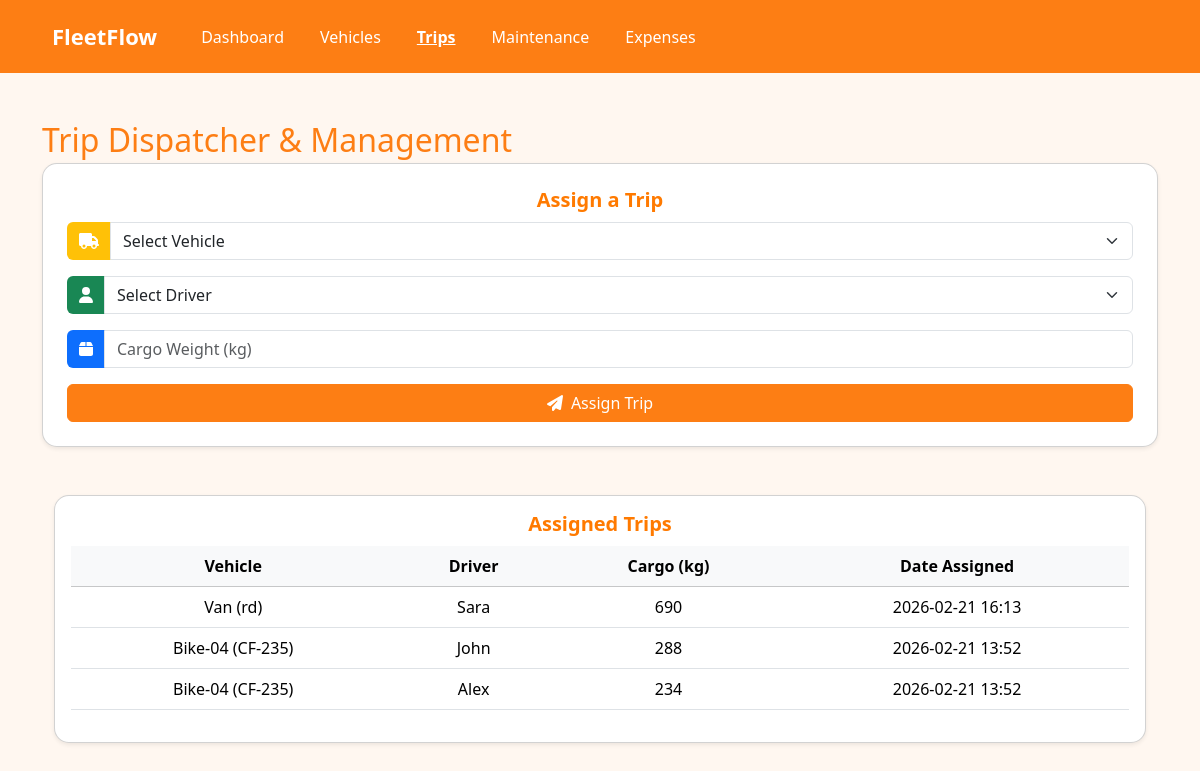
Page /trips on the committed database.
### main/models.py (models this page shows, shortened)
class Trip(db.Model):
    id = db.Column(db.Integer, primary_key=True)
    vehicle_id = db.Column(db.Integer, db.ForeignKey("vehicle.id"), nullable=False)
    driver = db.Column(db.String(50), nullable=False)
    cargo_weight = db.Column(db.Integer, nullable=False)
    status = db.Column(db.String(20), default="Draft")
    created_at = db.Column(db.DateTime, default=datetime.utcnow)

class Vehicle(db.Model):
    id = db.Column(db.Integer, primary_key=True)
    name = db.Column(db.String(100), nullable=False)
    license_plate = db.Column(db.String(20), unique=True, nullable=False)
    max_load = db.Column(db.Integer, nullable=False)
    odometer = db.Column(db.Integer, nullable=False)
    status = db.Column(db.String(20), nullable=False, default="Available")
    created_at = db.Column(db.DateTime, default=datetime.utcnow)
    updated_at = db.Column(db.DateTime, default=datetime.utcnow, onupdate=datetime.utcnow)
    maintenances = db.relationship("Maintenance", backref="vehicle", lazy=True)
    expenses = db.relationship('Expense', backref='vehicle', lazy=True)
    trips = db.relationship("Trip", backref="vehicle", lazy=True)

### main/route.py (the view)
def trips_page():
    vehicles = Vehicle.query.all()
    drivers = ["Alex", "Maria", "John", "Sara"]  # static list for now
    trips = Trip.query.order_by(Trip.created_at.desc()).all()
    return render_template("trips.html", vehicles=vehicles, drivers=drivers, trips=trips)

### main/templates/trips.html (shortened to what this page needs)
<!DOCTYPE html>
<html lang="en">
<head>
  <link href="https://cdn.jsdelivr.net/npm/bootstrap@5.3.2/dist/css/bootstrap.min.css" rel="stylesheet" />
  <link rel="stylesheet" href="https://cdnjs.cloudflare.com/ajax/libs/font-awesome/6.5.0/css/all.min.css">
  <link rel="stylesheet" href="{{ url_for('static', filename='css/style.css') }}" />
</head>
<body>
  <nav class="navbar navbar-expand-lg navbar-dark">
    <div class="container-fluid">
      <a class="navbar-brand text-white" href="{{ url_for('dashboard') }}">FleetFlow</a>
      <div class="collapse navbar-collapse">
        <ul class="navbar-nav me-auto mb-2 mb-lg-0">
          <li class="nav-item"><a class="nav-link text-white" href="{{ url_for('dashboard') }}">Dashboard</a></li>
          <li class="nav-item"><a class="nav-link text-white" href="{{ url_for('vehicles_page') }}">Vehicles</a></li>
          <li class="nav-item"><a class="nav-link active text-white" href="{{ url_for('trips_page') }}">Trips</a></li>
          <li class="nav-item"><a class="nav-link text-white" href="{{ url_for('maintenance_page') }}">Maintenance</a></li>
          <li class="nav-item"><a class="nav-link text-white" href="{{ url_for('expenses_page') }}">Expenses</a></li>
        </ul>
      </div>
    </div>
  </nav>
  <div class="container my-5">
    <h2 class="mb-4" style="color:#fd7e14;">Trip Dispatcher & Management</h2>
    <div class="card shadow-sm p-4 mb-5">
      <h5 class="card-title">Assign a Trip</h5>
      <form id="tripForm" method="POST" action="{{ url_for('add_trip') }}">
        <div class="mb-3 input-group">
          <span class="input-group-text bg-warning text-white"><i class="fa fa-truck"></i></span>
          <select name="vehicle" id="vehicleSelect" class="form-select" required>
            <option value="">Select Vehicle</option>
          </select>
        </div>
        <div class="mb-3 input-group">
          <span class="input-group-text bg-success text-white"><i class="fa fa-user"></i></span>
          <select name="driver" id="driverSelect" class="form-select" required>
            <option value="">Select Driver</option>
          </select>
        </div>
        <div class="mb-3 input-group">
          <span class="input-group-text bg-primary text-white"><i class="fa fa-box"></i></span>
          <input type="number" name="cargo_weight" id="cargoWeight" class="form-control" placeholder="Cargo Weight (kg)" min="0" required />
        </div>
        <button type="submit" class="btn btn-primary w-100">
          <i class="fa fa-paper-plane me-2"></i>Assign Trip
        </button>
      </form>
    </div>
    <div class="container my-5">
  <div class="card mt-3 shadow-sm">
    <div class="card-body">
      <h5 class="card-title">Assigned Trips</h5>
      <div class="table-responsive">
        <table class="table table-hover align-middle text-center">
          <thead class="table-light">
            <tr>
              <th>Vehicle</th>
              <th>Driver</th>
              <th>Cargo (kg)</th>
              <th>Date Assigned</th>
            </tr>
          </thead>
          <tbody id="tripsTableBody">
            {% for trip in trips %}
              <tr>
                <td>{{ trip.vehicle.name }} ({{ trip.vehicle.license_plate }})</td>
                <td>{{ trip.driver }}</td>
                <td>{{ trip.cargo_weight }}</td>
                <td>{{ trip.created_at.strftime('%Y-%m-%d %H:%M') }}</td>
              </tr>
            {% endfor %}
          </tbody>
        </table>
      </div>
    </div>
  </div>
</div>
  </div>
</body>
</html>

### main/static/css/style.css (style rules this page uses)
body { font-family: 'Segoe UI', sans-serif; background:#fff7f0; }
.navbar { background:#ff7a00; padding:15px 40px; }
.navbar-brand { color:white !important; font-size:22px; font-weight:700; }
.nav-link { color:white !important; margin-left:20px; font-weight:500; }
.card-title { text-align:center; font-weight:700; color:#ff7a00; margin-bottom:25px; }
.card { border-radius: 15px; box-shadow: 0 15px 30px rgba(0,0,0,0.1); transition: transform 0.2s; margin-top: -20px; margin-bottom: 20px; }
.card h5 { font-weight: 600; color: #ff7a00; margin-bottom: 10px; }

### main/templates/trips.html (style rules this page uses)
.navbar { background-color: #fd7e14 !important; }
.navbar .nav-link.active { font-weight: bold; text-decoration: underline; }
.card-title { color: #fd7e14; font-weight: bold; }
.btn-primary { background-color: #fd7e14; border-color: #fd7e14; }
.input-group-text { border: none; }

### rows in the picture
Trip: vehicle.name "Van", vehicle.license_plate "rd", driver "Sara", cargo_weight "690", created_at "2026-02-21 16:13"
Trip: vehicle.name "Bike-04", vehicle.license_plate "CF-235", driver "John", cargo_weight "288", created_at "2026-02-21 13:52"
Trip: vehicle.name "Bike-04", vehicle.license_plate "CF-235", driver "Alex", cargo_weight "234", created_at "2026-02-21 13:52"
